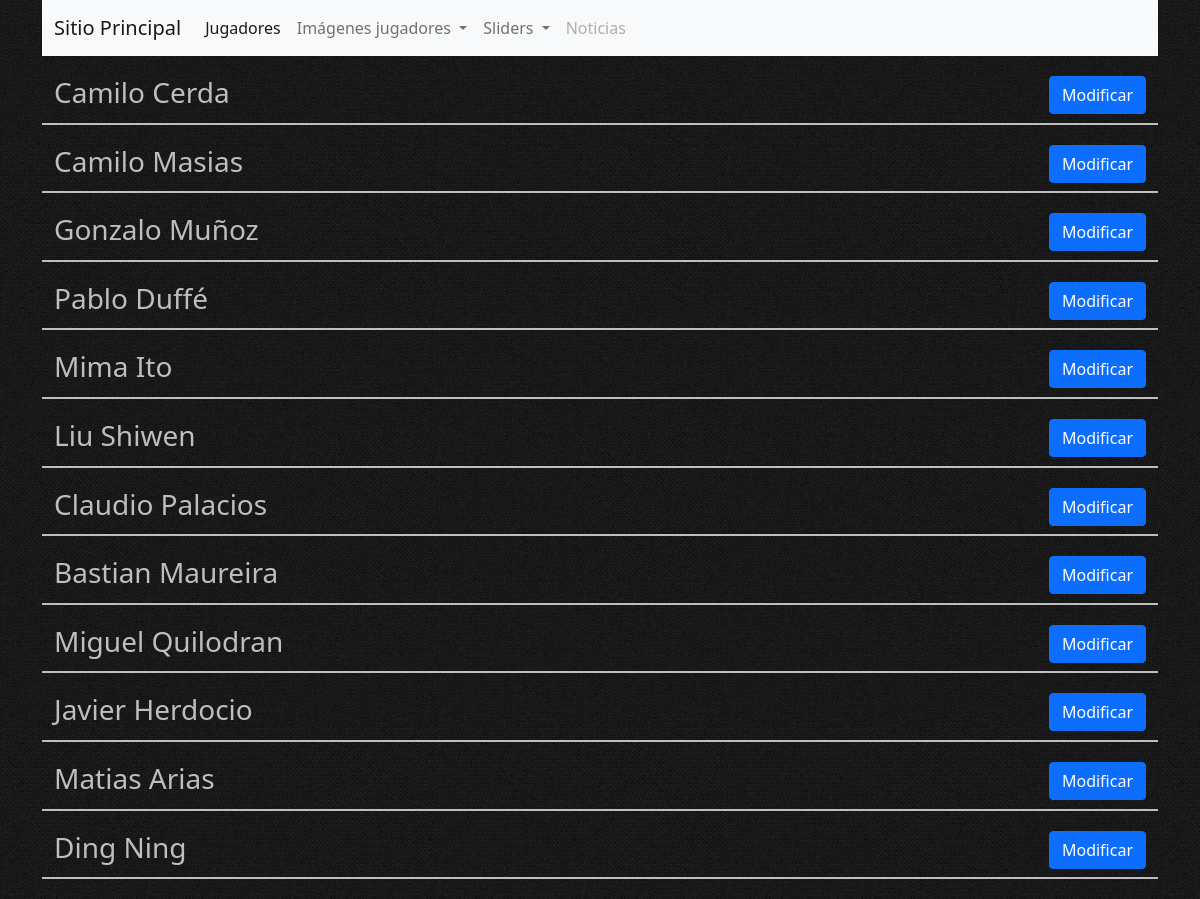
The page /modificarImg/ (signed in) on the database its author committed.
### appCore/models.py (models this page shows, shortened)
class Jugador(models.Model):
    idJugador = models.AutoField(primary_key=True)
    pnombre= models.CharField(max_length=50, verbose_name='Primer nombre')
    snombre= models.CharField(blank=True, null=True, max_length=50, verbose_name='Segundo nombre')
    apaterno= models.CharField(max_length=50, verbose_name='Apellido paterno')
    amaterno= models.CharField(blank=True, null=True, max_length=50, verbose_name='Apellido materno')
    nacimiento= models.CharField(max_length=50, verbose_name='Lugar de nacimiento')
    fechaNacimiento = models.DateField(blank=True, null=True, verbose_name='Fecha de nacimiento')
    estilo = models.CharField(max_length=50, verbose_name='Estilo de juego')
    preInf = models.CharField(max_length=50, verbose_name='Preinfantil')
    inf = models.CharField(max_length=50, verbose_name='Infantil')
    juvenil = models.CharField(max_length=50, verbose_name='Juvenil')
    tc = models.CharField(max_length=50, verbose_name='Todo competidor')
    categoria = models.CharField(max_length=80, verbose_name='Categoria actual', blank=True, null=True)
    imagenPortada = models.ImageField(upload_to = 'home')
    genero = models.CharField(max_length=10, verbose_name='Genero')
    class Meta:
        verbose_name = 'jugador'
        verbose_name_plural = 'jugadores'

### appAdmin/views.py (the view)
# urls.py: path('modificarImg/', modificarImg, name='modificarImg'),
@login_required
def modificarImg(request):
    jugadores = Jugador.objects.all()
    datos = {
        'jugadores':jugadores
    }
    return render(request, 'appAdmin/modificarImg.html', datos)

### appAdmin/templates/appAdmin/modificarImg.html (shortened to what this page needs)
{% extends 'appAdmin/baseAdmin.html' %}
{% load static %}
{% block main %}
<main class="container cajaModificarImg">
    {% for jugador in jugadores %}
    <div class="row">
        <div class="contenedor">
            <div class="caja1">
                <h3>{{jugador.pnombre}} {{jugador.apaterno}}</h3>
            </div>
            <div class="caja2">
                <a href="{% url 'modificarImgPersonal' jugador.idJugador %}">
                    <button type="button" class="btn btn-primary">Modificar</button>
                </a>
            </div>
        </div>
    </div>
    {% endfor %}
</main>
{% endblock %}

### appAdmin/static/appAdmin/sass/estilosAdmin.css (style rules this page uses)
body { background: url(../img/fondos/black_denim.png); }
.cajaModificarImg .row { margin: 20px 0; padding-bottom: 5px; border-bottom: 2px solid #bebebe; }
.cajaModificarImg .row .contenedor { display: flex; justify-content: space-between; }
.cajaModificarImg .row .contenedor h3 { color: #bebebe; }
main { width: 100%; }

### rows shown on the page
Jugador: pnombre "Camilo", apaterno "Cerda"
Jugador: pnombre "Camilo", apaterno "Masias"
Jugador: pnombre "Gonzalo", apaterno "Muñoz"
Jugador: pnombre "Pablo", apaterno "Duffé"
Jugador: pnombre "Mima", apaterno "Ito"
Jugador: pnombre "Liu", apaterno "Shiwen"
Jugador: pnombre "Claudio", apaterno "Palacios"
Jugador: pnombre "Bastian", apaterno "Maureira"
Jugador: pnombre "Miguel", apaterno "Quilodran"
Jugador: pnombre "Javier", apaterno "Herdocio"
Jugador: pnombre "Matias", apaterno "Arias"
Jugador: pnombre "Ding", apaterno "Ning"
